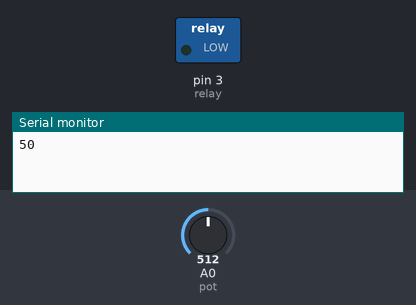
This sketch was run on a simulated Arduino Uno, built with avr-gcc and run on an emulated ATmega328P. On the bench: switched loads named in the sketch (green lamp = pin HIGH), the last lines printed to the serial monitor. Inputs (shaded band) come from the test bench; at power-on: A0 (pot) = 512.

Above: at 1.8 s.
1.9 s: A0 (pot) set to 534
At 2.9 s:
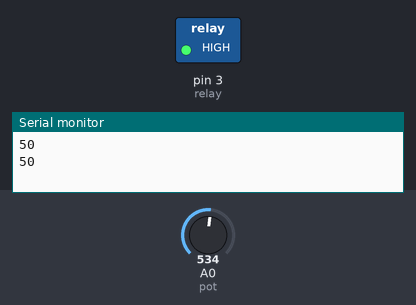
3.5 s: A0 (pot) set to 511
At 4.5 s:
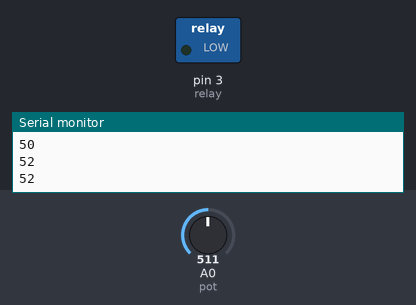
5.5 s: A0 (pot) set to 716
At 7.2 s:
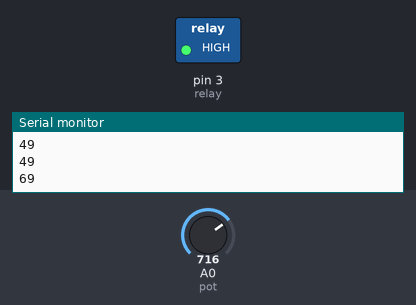
Timing chart, 0 to 8.7 s (numbered marks = the images above; inputs shaded):
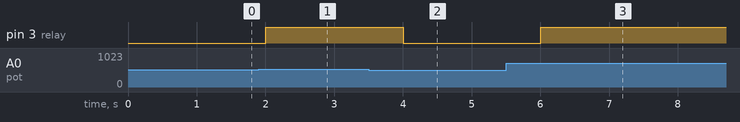

The sketch:

03092024_Relay.ino
```cpp
int pot = A0;
int relay = 3;
void setup() {
pinMode(pot, INPUT);
pinMode(relay, OUTPUT);
Serial.begin(9600);
}

void loop() {
  // put your main code here, to run repeatedly:

int pot1 = analogRead(pot);
int potVal = map(pot1, 0, 1023, 0,100);

if (potVal <= 50) {
digitalWrite(relay, LOW);
delay(1000);
}
else {
digitalWrite(relay, HIGH);
delay(1000);
}
Serial.println(potVal);
//digitalWrite(3, LOW);
//delay(1000);
//digitalWrite(3, HIGH);
//delay(1000);
}
```

Measured:
- the behaviour switches between 521 and 522 on A0 (pot) (found by bisection; images 0 and 1)
- after the input at 1.9 s, pin 3 (relay): LOW → HIGH after 0.10 s
- after the input at 3.5 s, pin 3 (relay): HIGH → LOW after 0.50 s
- after the input at 5.5 s, pin 3 (relay): LOW → HIGH after 0.50 s
